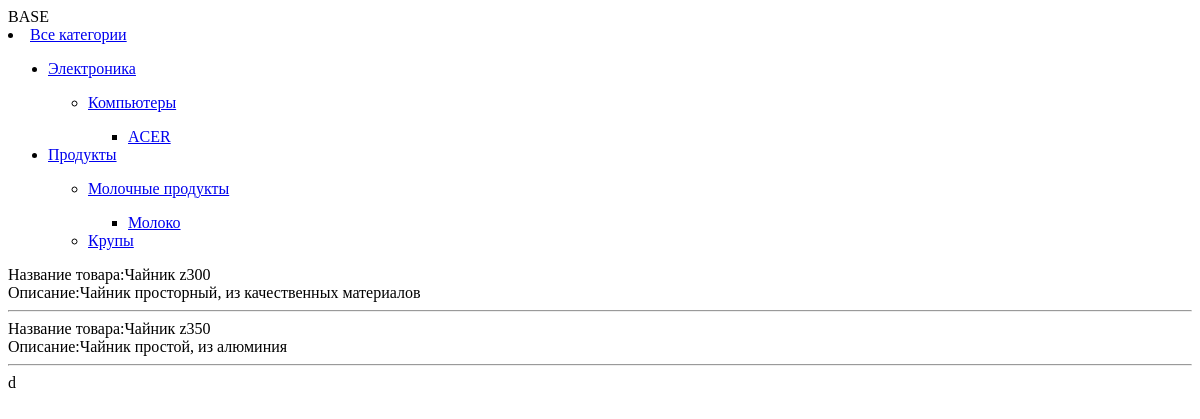
The app's page /pro/, older data.
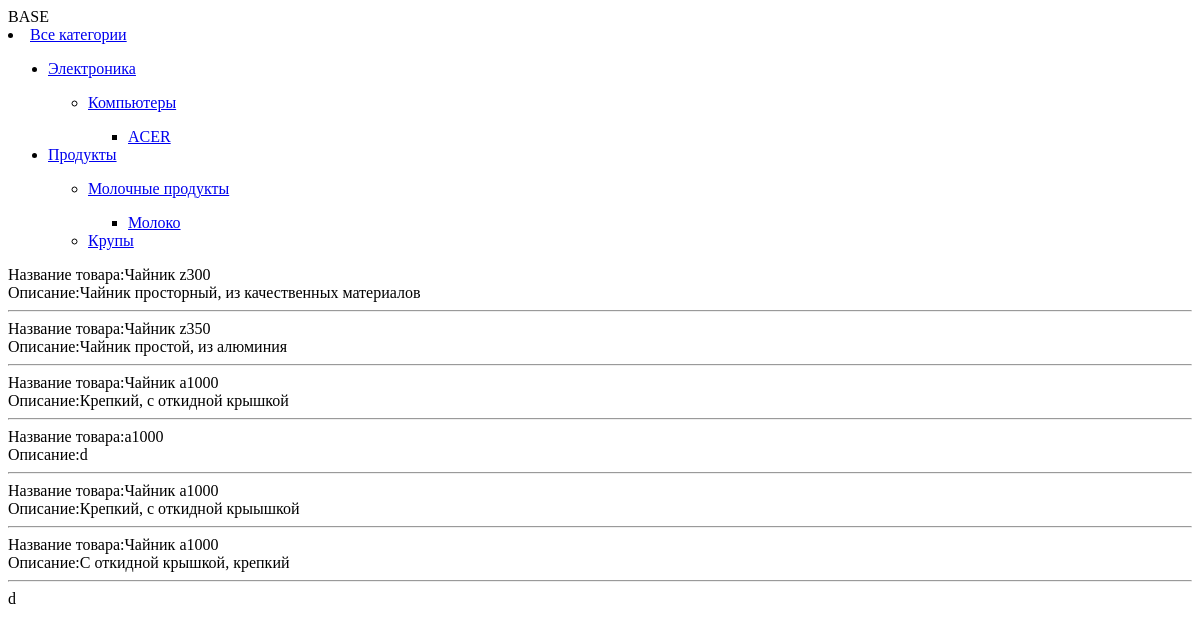
The same page, newer data.
### Menu/models.py (models this page shows, shortened)
class MenuItem(MPTTModel):
    name = models.CharField(max_length=100, unique=True)
    url = models.CharField('Ссылка', max_length=255)
    position = models.PositiveIntegerField('Позиция', default=1)
    parent = TreeForeignKey('self', on_delete=models.CASCADE, null=True, blank=True, related_name='children')
    class MPTTMeta:
        order_insertion_by = ['position']
    def __str__(self):
        return self.name
    class Meta:
        verbose_name = 'Пункт меню'
        verbose_name_plural = 'Пункты меню'

class Product(models.Model):
    name = models.CharField(max_length=250, verbose_name='Название')
    description = models.TextField(verbose_name='Описание')
    categories = models.ManyToManyField('Category', through="ProductCategory")
    class Meta:
        verbose_name = 'Товар'
        verbose_name_plural = 'Товары'

### Menu/views.py (the view)
# urls.py: path('pro/', ProductList.as_view(), name='pro'),
class ProductList(ListView):
    model = Product
    template_name = 'base.html'
    context_object_name = 'pro'

### Menu/templatetags/common_tags.py (called while the page is built)
@register.inclusion_tag('menu.html', takes_context=True)
def show_menu(context):
    menu0 = MenuItem.objects.filter(level=0)
    context = {'menu0': menu0}
    return context

### Menu/templates/base.html (shortened to what this page needs)
{% load common_tags %}
<!DOCTYPE html>
<html lang="en">
<head>
</head>
<body>
BASE
{% show_menu %}
{% for p in pro %}
Название товара:{{ p.name }}
<br>
Описание:{{ p.description }}
<hr>
{% endfor %}
d
</body>
</html>

### Menu/templates/menu.html
{% for mem in menu0 %}
{% if mem.get_children %}
<li class="nav-iten dropdown">
    <a class="nav-link dropdown-toggle" href="#">{{ mem }}</a>
    <ul class="dropdown-menu" aria-labelledby="dropdown03">
                {% for m1 in mem.get_children %}
                {% if m1.get_children %}
                    <li class="nav-iten dropdown">
                        <a class="nav-link dropdown-toggle" href="#">{{ m1 }}</a></ul>
                        <ul class="dropdown-menu" aria-labelledby="dropdown03">
                            {% for m2 in m1.get_children %}
                            {% if m2.get_children %}
                            <ul><li class="nav-iten dropdown">
                                <a class="nav-link dropdown-toggle" href="#">{{ m2 }}</a></ul></ul>
                                <ul class="dropdown-menu" aria-labelledby="dropdown03">
                                    {% for m3 in m2.get_children %}
                                    {% if m3.get_children %}
                            <ul><ul><li class="nav-iten dropdown">
                                <a class="nav-link dropdown-toggle" href="#">{{ m3 }}</a></ul></ul></ul>
                                <ul class="dropdown-menu" aria-labelledby="dropdown03">
                                    {% else %}
                                    <ul><ul><li><a class="dropdown-item" href="#">{{ m3 }}</a></li></ul></ul>
                                    {% endif %}
                                    {% endfor %}
                                    {% else %}
                                    <ul><li><a class="dropdown-item" href="#">{{ m2 }}</a></li></ul>
                                    {% endif %}
                                    {% endfor %}
                {% else %}
                        <li><a class="dropdown-item" href="#">{{ m1 }}</a></li>
                        {% endif %}
        {% endfor %}
        {% else %}
                <li><a class="dropdown-item" href="#">{{ m_m }}</a></li>
                {% endif %}
        {% endfor %}
    </ul>
</li>

Row changes from the older to the newer data that the page shows:
added Product: name "Чайник а1000", description "Крепкий, с откидной крышкой"
added Product: name "a1000", description "d"
added Product: name "Чайник а1000", description "Крепкий, с откидной крыышкой"
added Product: name "Чайник а1000", description "С откидной крышкой, крепкий"
